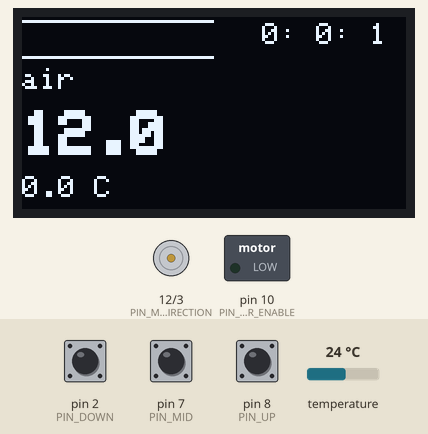
This program was run on a simulated Arduino Pro Mini, built with avr-gcc and run on an emulated ATmega328P. Shown: 128×64 one-colour display, direction and speed pins drawn as motors (green arrow = direction pin HIGH = forward, orange = LOW = backward, longer = more drive), switched loads named in the program (green lamp = pin HIGH). Wiring (inferred from the names in the program): SSD1306 OLED at I2C address 0x3C. The test bench sets the inputs (shaded band); at power-on: pin 8 (PIN_UP) HIGH, temperature 24 °C, pin 2 (PIN_DOWN) HIGH, pin 7 (PIN_MID) HIGH. EEPROM starts erased; what the program prints to the serial monitor is not drawn.

Above: at 2.2 s.
2.3 s: pin 8 (PIN_UP) pulled LOW for 3.2 s
At 6.8 s:
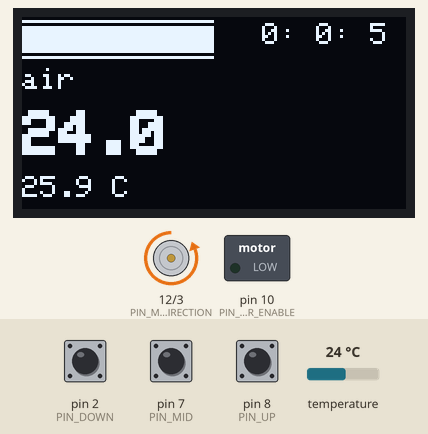
7.0 s: temperature set to 41 °C
At 7.9 s:
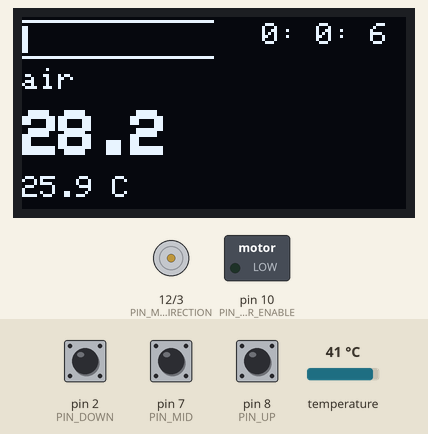
11.0 s: temperature set to 12 °C
At 12.26 s:
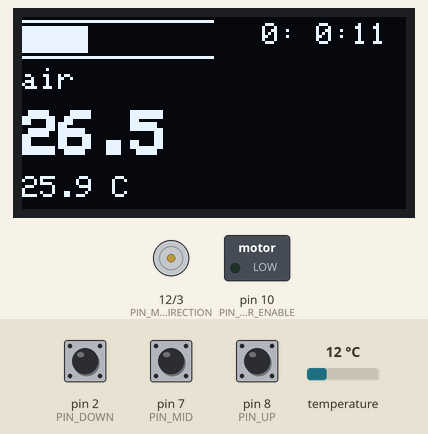
13.0 s: pin 2 (PIN_DOWN) pulled LOW for 0.15 s
14.6 s: pin 7 (PIN_MID) pulled LOW for 3.2 s
At 16.5 s:
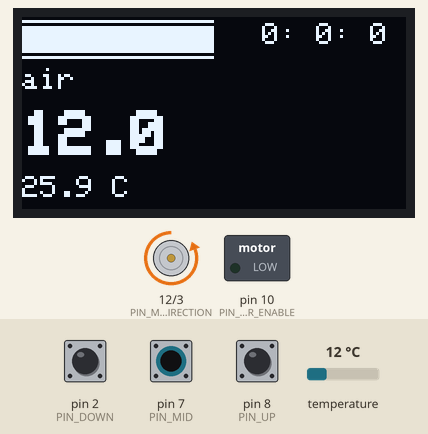
20.6 s: pin 2 (PIN_DOWN) pulled LOW for 1 s
At 22.7 s:
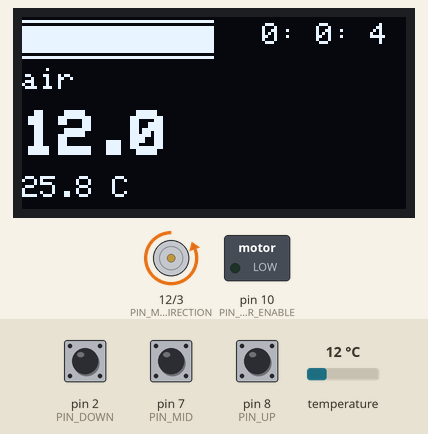
Timing chart, 0 to 24.1 s (numbered marks = the images above; inputs shaded):
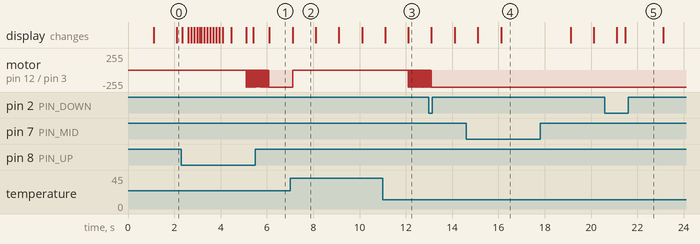

The program:

main.cpp
```cpp
#include <avr/io.h>
#include <Arduino.h>
#include "i2cmaster.h"
#include "gfx.h"
#include "ssd1306.h"
#include "temp_sensor.h"
#include "print.h"
#include "main.h"
#include "pid.h"

// process time
uint32_t ms_since_start = 0;

#define MAX_HATCH 55

void set_motor(int8_t amount)
{
	static int16_t current_pos = 0;

	int16_t target = current_pos + amount;
	if (target < 0)
		target = 0;
	else if (target > MAX_HATCH)
		target = MAX_HATCH;

	amount = target - current_pos;
	if (amount == 0) {
		return;
	} else if (amount < 0) {
		digitalWrite(PIN_MOTOR_DIRECTION, HIGH);
		delay(100);
		amount = -amount;
	}

	for (uint8_t i=0; i<amount; i++) {
		digitalWrite(PIN_MOTOR_ENABLE, HIGH);
		delay(250);
	}

	digitalWrite(PIN_MOTOR_ENABLE, LOW);
	digitalWrite(PIN_MOTOR_DIRECTION, LOW);
	current_pos = target;
	print_str("Hatch @ "); print_dec(current_pos); print_str("\n");
}


void setup()
{
	// Init GPIOs timer
	digitalWrite(PIN_PWM, LOW);
	pinMode(PIN_PWM, OUTPUT);

	digitalWrite(PIN_MOTOR_DIRECTION, LOW);
	pinMode(PIN_MOTOR_DIRECTION, OUTPUT);

	digitalWrite(PIN_MOTOR_ENABLE, LOW);
	pinMode(PIN_MOTOR_ENABLE, OUTPUT);

	pinMode(PIN_UP, INPUT_PULLUP);
	pinMode(PIN_DOWN, INPUT_PULLUP);
	pinMode(PIN_MID, INPUT_PULLUP);

	Serial.begin(115200);
	print_str("Yo! This is Tempeh Temperer!\n");

	i2c_init();

	print_str("I2C: ");
	for (unsigned i=0; i<127; i++) {
		uint8_t ret = i2c_start(i << 1);
		i2c_stop();
		if (ret == 0) {
			print_hex(i, 2); print_str(" ");
		}
	}
	print_str("\n");

	ssd_init();
	// Set random display inverted state on power-up
	if (analogRead(0) & 1)
		ssd_invert();

	pid_init();

	if (!load_ee((int32_t*)(&ms_since_start), SL_MS_SINCE_START)) {
		ms_since_start = 0;
		store_ee(ms_since_start, SL_MS_SINCE_START);
	}
}

void open_hatch()
{
	// don't open hatch within first 1 h
	if (ms_since_start < (1000L * 60 * 60))
		return;

	if (measured_probe_temperature > target_probe_temperature + FP(3.0))
		set_motor(1);
	else if (measured_probe_temperature < target_probe_temperature)
		set_motor(-100);
}

void every_cycle(unsigned long ts_now)
{
	static unsigned cycle = 0;

	pid_cycle();
	open_hatch();

	// Here's a good place to do things which are blocking for a while
	gui(ts_now);

  	// save some values to EEPROM every 10 min
	if (cycle > 0 && (cycle % 600) == 0) {
		store_ee(ms_since_start, SL_MS_SINCE_START);
	}

	// invert display every 1 h
	if (cycle > 0 && (cycle % 3600) == 0)
	    ssd_invert();

	// keep track of process time
	static unsigned long last_ms = 0;
	ms_since_start += ts_now - last_ms;
	last_ms = ts_now;

	cycle++;
}

void loop()
{
	static unsigned long ts_next = 0;

	unsigned long ts_now = millis();

	if (ts_now >= ts_next) {
		ts_next = ts_now + CYCLE_TIME;
		// called at 1 Hz
		every_cycle(ts_now);
	}

	// Called as fast as possible
	buttons(ts_now);
}
```

gfx.cpp
```cpp
// ripped from https://github.com/adafruit/Adafruit-GFX-Library/blob/master/Adafruit_GFX.cpp

#include "gfx.h"
#include "pid.h"
#include "main.h"
#include "print.h"
#include "temp_sensor.h"
#include "glcdfont.cpp"
#include "ssd1306.h"
#include <stdint.h>
#include <stdlib.h>
#include <stdio.h>
#include <avr/pgmspace.h>
#include<Arduino.h>

int16_t cursor_x = 0;     ///< x location to start print()ing text
int16_t cursor_y = 0;     ///< y location to start print()ing text
uint8_t textsize = 1;   ///< Desired magnification of text to print()

// Draw a character
/**************************************************************************/
/*!
	 @brief   Draw a single character
		@param    x   Bottom left corner x coordinate
		@param    y   Bottom left corner y coordinate
		@param    c   The 8-bit font-indexed character (likely ascii)
		@param    size  Font magnification level, 1 is 'original' size
*/
/**************************************************************************/
static void drawChar(int16_t x, int16_t y, unsigned char c, uint8_t size) {
	for (int8_t i = 0; i < 5; i++) { // Char bitmap = 5 columns
		uint8_t line = pgm_read_byte(&font[c * 5 + i]);
		for (int8_t j = 0; j < 8; j++, line >>= 1) {
			if (line & 1) {
				if (size == 1)
					setPixel(x + i, y + j, 1);
				else
					writeFillRect(x + i * size, y + j * size, size, size, 1);
			}
		}
	}
}

/**************************************************************************/
/*!
		@brief  Print one byte/character of data, used to support print()
		@param  c  The 8-bit ascii character to write
*/
/**************************************************************************/
static void write(uint8_t c) {
	// Ignore carriage returns
	if (c == '\r')
		return;

	// New-lines
	if (c == '\n') {
		cursor_x = 0;
		cursor_y += textsize * 8; // advance y one line
		return;
	}

	// form-feed = clear screen
	if (c == '\f') {
		fill(0);
		cursor_x = 0;
		cursor_y = 0;
		return;
	}

	// line-breaks
	// if ((cursor_x + textsize * 6) >= DISPLAY_WIDTH - 1) {
	//   cursor_x = 0;
	//   cursor_y += textsize * 8; // advance y one line
	// }

	drawChar(cursor_x, cursor_y, c, textsize);
	cursor_x += textsize * 6;
}

void set_cursor(uint8_t x, uint8_t y)
{
	cursor_x = x;
	cursor_y = y;
}

void set_size(uint8_t s)
{
	textsize = s;
}

uint8_t print_mux = PRINT_UART;

// to make print.h work
void _putchar(char c) {
	if (print_mux & PRINT_OLED)
		write(c);
	if (print_mux & PRINT_UART)
		Serial.write(c);
}


// void draw_top()
// {
//   writeFillRect(0, 0, 26, 6, 0);

//   for (uint8_t i=0; i<=N_STAGES; i++) {
//     if (current_stage == i)
//       writeFillRect(2 + i * 8, 0, 6, 6, 1);
//     else
//       writeRect(2 + i * 8, 0, 6, 6, 1);
//   }
// }


void gui(unsigned long ts_now)
{
	print_mux = PRINT_OLED;
	fill(0);

	// ----------------------
	//  Top row (yellow)
	// ----------------------
	if (heater_enabled) {
		// bar-graph on the top left
		hLine(0, 1, DISPLAY_WIDTH / 2, true);
		hLine(0, 13, DISPLAY_WIDTH / 2, true);
		int16_t p = (target_heater_power + FP_ROUND) >> (FP_FRAC + 2);
		if (p > 0)
			fillRect(0, p, 3, 11, true);
	} else {
		set_cursor(1, 1);
		print_str("disabled");
	}

	// process run time on the top right
	set_cursor(DISPLAY_WIDTH / 2 + 16, 2);
	set_size(1);

	uint32_t t_process_secs = ms_since_start / 1000;
	uint16_t t_process_mins = t_process_secs / 60;

	print_dec(t_process_mins / 60);
	print_str(":");
	print_udec_dp(t_process_mins % 60, 2, 0);
	print_str(":");
	print_udec_dp(t_process_secs % 60, 2, 0);

	// ----------------------
	//  temperature reading
	// ----------------------
	set_size(1);
	set_cursor(0, 17);
	print_str("air");

	if (n_sensors >= 2) {
		set_cursor(DISPLAY_WIDTH / 2, 17);
		print_str("probe");
	}

	set_size(2);
	set_cursor(0, 31);
	if (one_wire_error > 0) {
		print_str("E");
		print_udec(one_wire_error);
	} else {
		print_dec_fix(measured_air_temperature, FP_FRAC, 1);
		if (n_sensors >= 2) {
			set_cursor(DISPLAY_WIDTH / 2, 31);
			print_dec_fix(measured_probe_temperature, FP_FRAC, 1);
		}
	}

	// ----------------------
	//  set-points
	// ----------------------
	set_size(1);
	set_cursor(0, 53);
	print_dec_fix(target_air_temperature, FP_FRAC, 1);
	print_str(" C");

	if (n_sensors >= 2) {
		set_cursor(DISPLAY_WIDTH / 2, 53);
		print_dec_fix(target_probe_temperature, FP_FRAC, 1);
		print_str(" C");
	}

	ssd_send();
	print_mux = PRINT_UART;
}

void buttons(unsigned long ts_now)
{
	static uint8_t idle_cycles=0xFF, pushed_cycles=0, n_incr=0;
	static uint16_t mid_cycles = 0;
	static unsigned long ts = 0;

	if (ts_now - ts <= 1)
		return;
	ts = ts_now;

	if (digitalRead(PIN_MID) == 0) {
		mid_cycles++;
		if (mid_cycles >= 500) {
			print_str("reseting process timer\n");
			mid_cycles = 0;
			ms_since_start = 0;
		}
	} else {
		mid_cycles = 0;
	}

	int8_t sign = 0;
	if (digitalRead(PIN_UP) == 0) {
		sign = 1;
	} else if (digitalRead(PIN_DOWN) == 0) {
		sign = -1;
	} else {
		pushed_cycles = 0;
		n_incr = 0;

		if (idle_cycles == 0xFE) {
			store_ee(target_probe_temperature, SL_T_SET);
			if (!heater_enabled) {
				print_str("Enabling heater\n");
				heater_enabled = true;
			}
		}

		if (idle_cycles < 0xFF)
			idle_cycles++;

		return;
	}

	if (pushed_cycles == 5) {
		if (n_incr > 10) {
			target_probe_temperature += FP(1.0) * sign;
		} else {
			target_probe_temperature += FP(0.1) * sign;
			n_incr++;
		}
		target_probe_temperature = limit(target_probe_temperature, AIR_MIN_LIMIT, AIR_MAX_LIMIT);
		if (n_sensors == 1)
			target_air_temperature = target_probe_temperature;
		idle_cycles = 0;
		gui(ts_now);
	}

	if (pushed_cycles >= 50)
		pushed_cycles = 0;

	pushed_cycles++;
}
```

gfx.h
```cpp
#ifndef GFX_H
#define GFX_H
#include <stdint.h>
#include <stdlib.h>

void set_cursor(uint8_t x, uint8_t y);
void set_size(uint8_t s);

// printf to display
void pd(const char *format, ...);
// void drawChar(int16_t x, int16_t y, unsigned char c, uint8_t size);

void gui(unsigned long ts_now);
void buttons(unsigned long ts_now);

extern uint8_t print_mux;
#define PRINT_OLED (1 << 0)
#define PRINT_UART (1 << 1)

#endif
```

i2cmaster.cpp
```cpp
/*************************************************************************
* Title:    I2C master library using hardware TWI interface
* Author:   Peter Fleury <pfleury@gmx.ch>  http://jump.to/fleury
* File:     $Id: twimaster.c,v 1.4 2015/01/17 12:16:05 peter Exp $
* Software: AVR-GCC 3.4.3 / avr-libc 1.2.3
* Target:   any AVR device with hardware TWI
* Usage:    API compatible with I2C Software Library i2cmaster.h
**************************************************************************/
#include <inttypes.h>
#include <compat/twi.h>

#include <i2cmaster.h>


/* define CPU frequency in hz here if not defined in Makefile */
#ifndef F_CPU
#define F_CPU 8000000UL
#endif

/* I2C clock in Hz */
#define SCL_CLOCK  400000L


/*************************************************************************
 Initialization of the I2C bus interface. Need to be called only once
*************************************************************************/
void i2c_init(void)
{
  /* initialize TWI clock: 100 kHz clock, TWPS = 0 => prescaler = 1 */

  TWSR = 0;                         /* no prescaler */
  TWBR = ((F_CPU/SCL_CLOCK)-16)/2;  /* must be > 10 for stable operation */

}/* i2c_init */


/*************************************************************************
  Issues a start condition and sends address and transfer direction.
  return 0 = device accessible, 1= failed to access device
*************************************************************************/
unsigned char i2c_start(unsigned char address)
{
    uint8_t   twst;

	// send START condition
	TWCR = (1<<TWINT) | (1<<TWSTA) | (1<<TWEN);

	// wait until transmission completed
	while(!(TWCR & (1<<TWINT)));

	// check value of TWI Status Register. Mask prescaler bits.
	twst = TW_STATUS & 0xF8;
	if ( (twst != TW_START) && (twst != TW_REP_START)) return 1;

	// send device address
	TWDR = address;
	TWCR = (1<<TWINT) | (1<<TWEN);

	// wail until transmission completed and ACK/NACK has been received
	while(!(TWCR & (1<<TWINT)));

	// check value of TWI Status Register. Mask prescaler bits.
	twst = TW_STATUS & 0xF8;
	if ( (twst != TW_MT_SLA_ACK) && (twst != TW_MR_SLA_ACK) ) return 1;

	return 0;

}/* i2c_start */


/*************************************************************************
 Issues a start condition and sends address and transfer direction.
 If device is busy, use ack polling to wait until device is ready

 Input:   address and transfer direction of I2C device
*************************************************************************/
void i2c_start_wait(unsigned char address)
{
    uint8_t   twst;


    while ( 1 )
    {
	    // send START condition
	    TWCR = (1<<TWINT) | (1<<TWSTA) | (1<<TWEN);

    	// wait until transmission completed
    	while(!(TWCR & (1<<TWINT)));

    	// check value of TWI Status Register. Mask prescaler bits.
    	twst = TW_STATUS & 0xF8;
    	if ( (twst != TW_START) && (twst != TW_REP_START)) continue;

    	// send device address
    	TWDR = address;
    	TWCR = (1<<TWINT) | (1<<TWEN);

    	// wail until transmission completed
    	while(!(TWCR & (1<<TWINT)));

    	// check value of TWI Status Register. Mask prescaler bits.
    	twst = TW_STATUS & 0xF8;
    	if ( (twst == TW_MT_SLA_NACK )||(twst ==TW_MR_DATA_NACK) )
    	{
    	    /* device busy, send stop condition to terminate write operation */
	        TWCR = (1<<TWINT) | (1<<TWEN) | (1<<TWSTO);

	        // wait until stop condition is executed and bus released
	        while(TWCR & (1<<TWSTO));

    	    continue;
    	}
    	//if( twst != TW_MT_SLA_ACK) return 1;
    	break;
     }

}/* i2c_start_wait */


/*************************************************************************
 Issues a repeated start condition and sends address and transfer direction

 Input:   address and transfer direction of I2C device

 Return:  0 device accessible
          1 failed to access device
*************************************************************************/
unsigned char i2c_rep_start(unsigned char address)
{
    return i2c_start( address );

}/* i2c_rep_start */


/*************************************************************************
 Terminates the data transfer and releases the I2C bus
*************************************************************************/
void i2c_stop(void)
{
    /* send stop condition */
	TWCR = (1<<TWINT) | (1<<TWEN) | (1<<TWSTO);

	// wait until stop condition is executed and bus released
	while(TWCR & (1<<TWSTO));

}/* i2c_stop */


/*************************************************************************
  Send one byte to I2C device

  Input:    byte to be transfered
  Return:   0 write successful
            1 write failed
*************************************************************************/
unsigned char i2c_write( unsigned char data )
{
    uint8_t   twst;

	// send data to the previously addressed device
	TWDR = data;
	TWCR = (1<<TWINT) | (1<<TWEN);

	// wait until transmission completed
	while(!(TWCR & (1<<TWINT)));

	// check value of TWI Status Register. Mask prescaler bits
	twst = TW_STATUS & 0xF8;
	if( twst != TW_MT_DATA_ACK) return 1;
	return 0;

}/* i2c_write */


/*************************************************************************
 Read one byte from the I2C device, request more data from device

 Return:  byte read from I2C device
*************************************************************************/
unsigned char i2c_readAck(void)
{
	TWCR = (1<<TWINT) | (1<<TWEN) | (1<<TWEA);
	while(!(TWCR & (1<<TWINT)));

    return TWDR;

}/* i2c_readAck */


/*************************************************************************
 Read one byte from the I2C device, read is followed by a stop condition

 Return:  byte read from I2C device
*************************************************************************/
unsigned char i2c_readNak(void)
{
	TWCR = (1<<TWINT) | (1<<TWEN);
	while(!(TWCR & (1<<TWINT)));

    return TWDR;

}/* i2c_readNak */
```

main.h
```cpp
#ifndef MAIN_H
#define MAIN_H

#define CYCLE_TIME 1000 // [ms]

// PWM pins: 3, 5, 6, 9, 10, 11
// Heater PWM pin
#define PIN_PWM 3

// Motor to open / close the lid
#define PIN_MOTOR_DIRECTION 12
#define PIN_MOTOR_ENABLE 10

#define PIN_UP 8
#define PIN_DOWN 2
#define PIN_MID 7

#define PIN_ONE_WIRE 9

extern uint32_t ms_since_start;

#endif
```

pid.h
```cpp
#pragma once

// How many temperature values to average [cycles]
#define N_AVG 4

// ---------------------------------------------------------------
//  Inner loop which controls the heater PWM from air temperature
// ---------------------------------------------------------------
// Used in dual sensor mode
#define AIR_KP_DUAL FP(150.0)  // PWM units / degC
#define AIR_KI_DUAL FP(0.0)  // PWM units / degC / s

// only used in single sensor mode
#define AIR_KP_SINGLE FP(75.0)
#define AIR_KI_SINGLE FP(0.2)

// PWM-value limits. Valid range from 0 to 0xFF
#define POWER_MAX_LIMIT FP(0xFF)
#define POWER_MIN_LIMIT FP(0x04)  // not 0 to keep powerbank from shutting down

// ---------------------------------------------------------------
//  Outer loop which controls Tempeh probe temperature
// ---------------------------------------------------------------
#define PROBE_KP FP(10.0)  // degC / degC

// Air temperature set-point limits in [degC]
#define AIR_MAX_LIMIT FP(38.0)
#define AIR_MIN_LIMIT FP(20.0)

// ---------------------------------------------------------------
//  Fixed point integer helpers
// ---------------------------------------------------------------
// Number of fracional bits for PID stuff
// Need high resolution for integral-term to accumulate
// small differences with low (0.1) coefficients
#define FP_FRAC 6

#define FP_SCALE (1 << FP_FRAC)
#define FP_ROUND (1 << (FP_FRAC - 1))

// Convert floating point constant to fixed point
#define FP(v) ((int32_t)(v * FP_SCALE + 0.5))


extern int16_t measured_air_temperature;
extern int16_t measured_probe_temperature;

extern int16_t target_probe_temperature;
extern int16_t target_air_temperature;
extern int16_t target_heater_power;

extern bool heater_enabled;

// Call this once
void pid_init();

// Call this with the cycle time
void pid_cycle();

// used EEPROM 32 bit slots
enum EE_SLOTS {
	SL_T_SET,
	SL_I_VAL,
	SL_MS_SINCE_START,
	SL_I_VAL_AIR
};

// Store 32 bit value into EEPROM
void store_ee(int32_t val, uint8_t slot);

// load 32 bit value from EEPROM, returns true on success
bool load_ee(int32_t *val, uint8_t slot);

// Limit a value to [a, b]
int32_t limit(int32_t val, int32_t a, int32_t b);
```

temp_sensor.h
```cpp
#ifndef TEMP_SENSOR_H
#define TEMP_SENSOR_H
#include <stdint.h>

#define SWAP_SENSORS

extern uint8_t n_sensors;
extern uint8_t one_wire_error;
extern uint8_t ds_addr_air[8];
extern uint8_t ds_addr_probe[8];

uint8_t init_one_wire(void);

// start conversion, wait before calling read_temp()
uint8_t conv_temp();

// writes temperature in [degC] as signed fixed point number with nFract = 4
// returns 0 on success
uint8_t read_temp(uint8_t *ds_addr, int16_t *val);

#endif
```

Source omitted: i2cmaster.h (5419 bytes), pid.cpp (6186 bytes), print.cpp (4091 bytes), print.h (1820 bytes), ssd1306.cpp (7454 bytes), ssd1306.h (1024 bytes), temp_sensor.cpp (2582 bytes), glcdfont.cpp (data table, 9064 bytes)

Measured:
- after the input at 2.3 s, motor on pin 12 (PIN_MOTOR_DIRECTION) / pin 3 (PIN_PWM): alternates backward 255/255 for 0.01 s and stopped for 0.02 s, 61 changes in all, then stays backward 255/255, starting after 2.8 s; the display: first changes at once (image 1 shows a later state)
- after the input at 7.0 s, motor on pin 12 (PIN_MOTOR_DIRECTION) / pin 3 (PIN_PWM): backward 255/255 → stopped after 0.11 s; the display: changes after 0.11 s (image 2)
- after the input at 11.0 s, motor on pin 12 (PIN_MOTOR_DIRECTION) / pin 3 (PIN_PWM): alternates backward 255/255 for 0.01 s and stopped for 0.02 s, starting after 1.1 s
- what the display in image 2 shows lasts 1.0 s, from 7.1 s to 8.1 s
